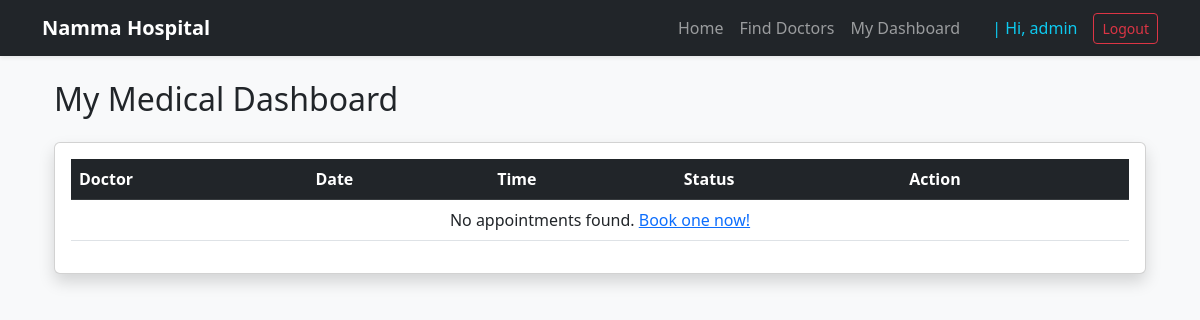
/dashboard/ (signed in), run on an earlier commit of the app's database.
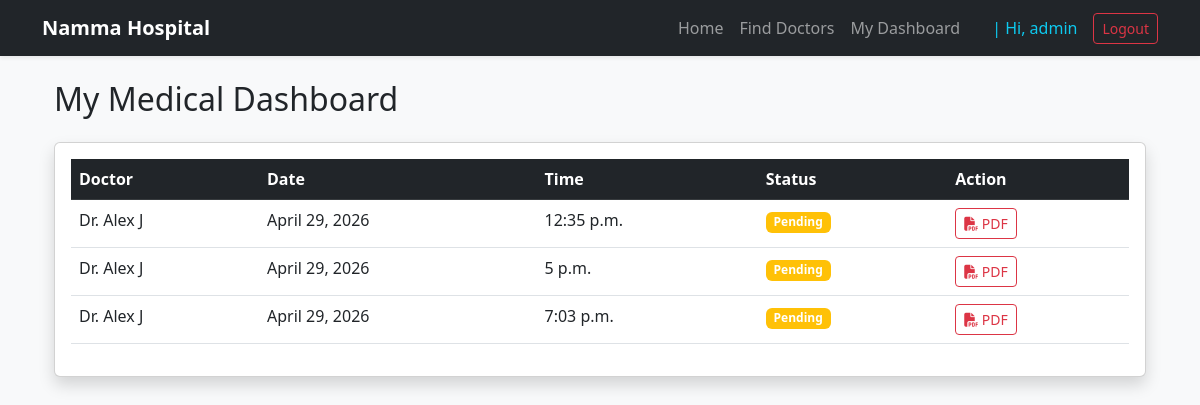
And on a later commit of the database.
### clinic/models.py (models this page shows, shortened)
class User(AbstractUser):
    is_doctor = models.BooleanField(default=False)
    is_patient = models.BooleanField(default=False)
    profile_pic = models.ImageField(upload_to = 'profile_pics/', null = True, blank = True)
    """
    is_doctor → is this user a doctor?
    is_patient → is this user a patient?
    profile_pic → user's image
    """

class Appointment(models.Model):
    STATUS_CHOICES = [
        ('Pending', 'Pending'),
        ('Confirmed','Confirmed'),
        ('Completed','Completed'),
        ('Cancelled', 'Cancelled'),
    ]
    patient = models.ForeignKey(User, on_delete=models.CASCADE, related_name='patient_appointments')
    doctor = models.ForeignKey(User, on_delete=models.CASCADE, related_name = 'doctor_appointments')
    date = models.DateField()
    time = models.TimeField()
    description = models.TextField(blank=True, null=True)
    status = models.CharField(max_length=20, choices = STATUS_CHOICES, default='Pending')
    source = models.CharField(max_length=50, default='web')
    call_id = models.CharField(max_length=100, blank=True, null=True)
    booking_timestamp = models.DateTimeField(auto_now_add=True, null=True)

### clinic/views.py (the view)
# urls.py: path('dashboard/', views.patient_dashboard, name='patient_dashboard'),
@login_required
def patient_dashboard(request):
    if request.user.is_doctor:
        return redirect('doctor_dashboard')
    appointments = Appointment.objects.filter(patient=request.user)
    return render(request, 'clinic/patient_dashboard.html', {'appointments': appointments})

### clinic/templates/clinic/patient_dashboard.html
{% extends 'clinic/base.html' %}
{% block content %}
<div class="container">
    <h2 class="mb-4">My Medical Dashboard</h2>
    <div class="card shadow">
        <div class="card-body">
            <table class="table table-hover">
                <thead class="table-dark">
                    <tr>
                        <th>Doctor</th>
                        <th>Date</th>
                        <th>Time</th>
                        <th>Status</th>
                        <th>Action</th>
                    </tr>
                </thead>
                <tbody>
                    {% for appt in appointments %}
                    <tr>
                        <td>Dr. {{ appt.doctor.first_name }} {{ appt.doctor.last_name|default:appt.doctor.username }}</td>
                        <td>{{ appt.date }}</td>
                        <td>{{ appt.time }}</td>
                        <td>
                            <span class="badge {% if appt.status == 'Pending' %}bg-warning{% else %}bg-success{% endif %}">
                                {{ appt.status }}
                            </span>
                        </td>
                        <td>
                            <a href="{% url 'download_appointment_pdf' appt.id %}" class="btn btn-sm btn-outline-danger">
                                <i class="fas fa-file-pdf"></i> PDF
                            </a>
                        </td>
                    </tr>
                    {% empty %}
                    <tr>
                        <td colspan="5" class="text-center">No appointments found. <a href="{% url 'doctor_list' %}">Book one now!</a></td>
                    </tr>
                    {% endfor %}
                </tbody>
            </table>
        </div>
    </div>
</div>
{% endblock %}

### clinic/templates/clinic/base.html (shortened to what this page needs)
<!DOCTYPE html>
<html lang="en">
<head>
    <link href="https://cdn.jsdelivr.net/npm/bootstrap@5.3.0/dist/css/bootstrap.min.css" rel="stylesheet">
    <link rel="stylesheet" href="https://cdnjs.cloudflare.com/ajax/libs/font-awesome/6.4.0/css/all.min.css">
</head>
<body class="bg-light">
    <nav class="navbar navbar-expand-lg navbar-dark bg-dark shadow-sm mb-4">
        <div class="container">
            <a class="navbar-brand" href="{% url 'home' %}">Namma Hospital</a>
            <div class="collapse navbar-collapse" id="navbarNav">
                <div class="navbar-nav ms-auto align-items-center">
                    {% if user.is_authenticated %}
                        <a class="nav-link" href="{% url 'home' %}">Home</a>
                        {% if user.is_authenticated and user.is_doctor %}
                            <a class="nav-link text-warning fw-bold" href="{% url 'doctor_dashboard' %}">👨‍⚕️ Doctor Panel</a>
                        {% elif user.is_authenticated %}
                            <a class="nav-link" href="{% url 'doctor_list' %}">Find Doctors</a>
                            <a class="nav-link" href="{% url 'patient_dashboard' %}">My Dashboard</a>
                        {% endif %}
                        <span class="nav-link text-info ms-lg-3">| Hi, {{ user.username }}</span>
                        <form action="{% url 'logout' %}" method="post" class="d-inline ms-lg-2">
                            <button type="submit" class="btn btn-outline-danger btn-sm">Logout</button>
                        </form>
                    {% else %}
                        <a class="nav-link" href="{% url 'login' %}">Login</a>
                        <a class="nav-link btn btn-primary btn-sm text-white ms-lg-2 px-3" href="{% url 'signup' %}">Register</a>
                    {% endif %}
                </div>
            </div>
        </div>
    </nav>
    <div class="container">
        {% block content %}
        {% endblock %}
    </div>
</body>
</html>

### clinic/templates/clinic/base.html (style rules this page uses)
.navbar-brand { font-weight: bold; }
.nav-link { font-weight: 500; }

What changed in the data, as far as the page shows it:
added Appointment: doctor.first_name "Alex", doctor.last_name "J", date "April 29, 2026", time "12:35 p.m.", status "Pending"
added Appointment: doctor.first_name "Alex", doctor.last_name "J", date "April 29, 2026", time "5 p.m.", status "Pending"
added Appointment: doctor.first_name "Alex", doctor.last_name "J", date "April 29, 2026", time "7:03 p.m.", status "Pending"
Also different on the page:
text no longer shown: "No appointments found. Book one now!"
